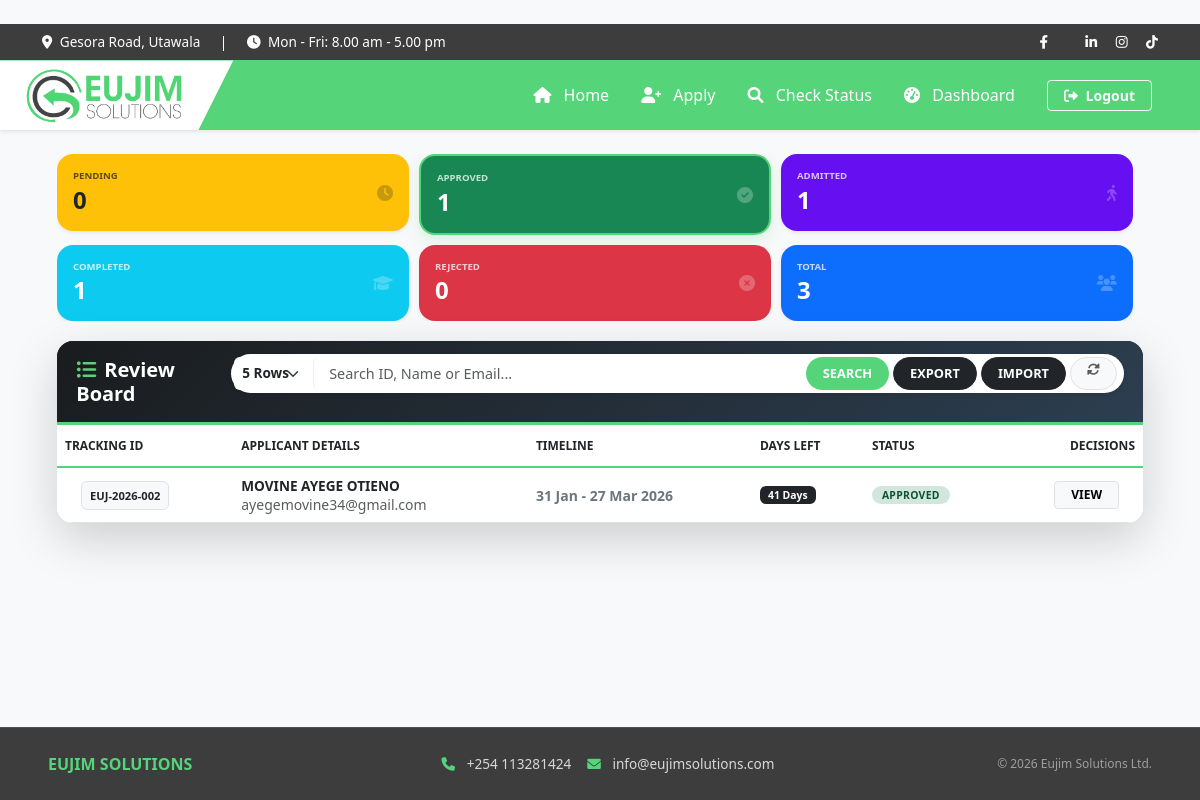
The page /dashboard/?status=Approved&rows=5 (signed in) on the database as committed earlier.
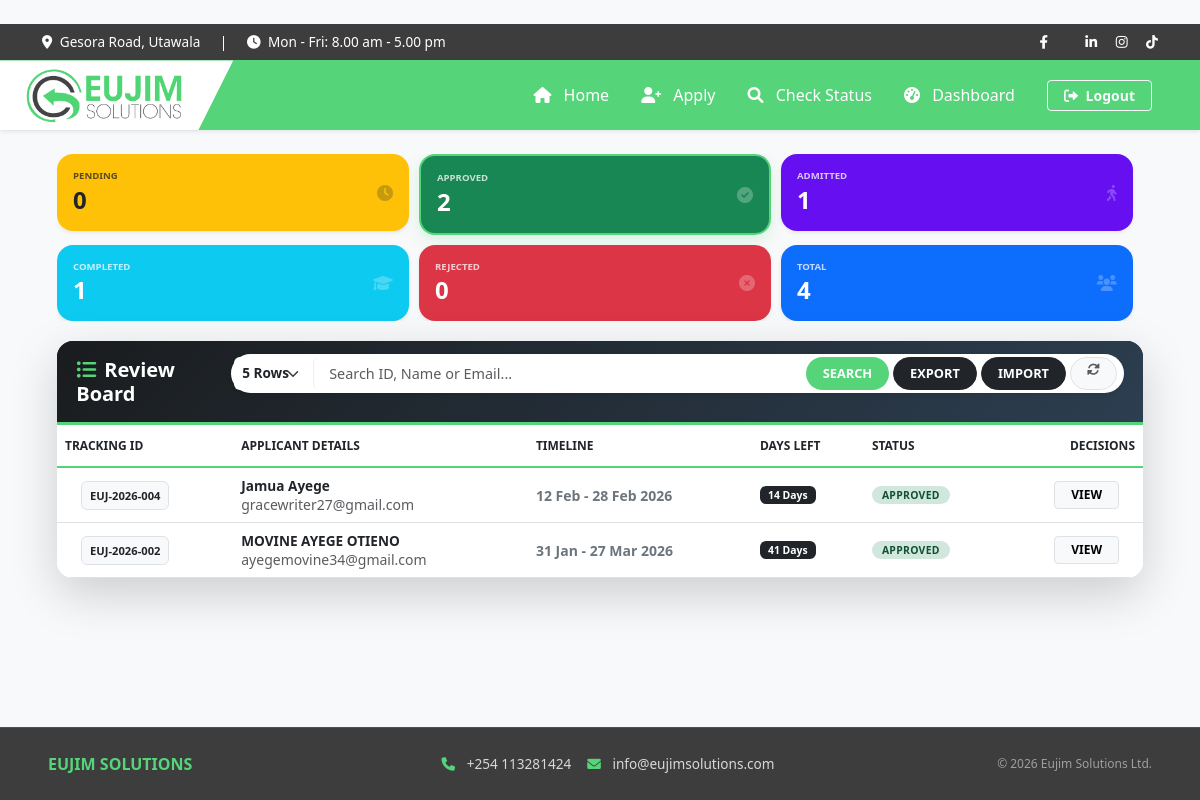
The same page on the database as committed later.
### accounts/models.py (models this page shows, shortened)
class Attachee(models.Model):
    STATUS_CHOICES = [
        ('Pending', 'Pending'),
        ('Approved', 'Approved'),
        ('In-Progress', 'In-Progress'),
        ('Rejected', 'Rejected'),
        ('Completed', 'Completed'),
    ]
    first_name = models.CharField(max_length=100)
    last_name = models.CharField(max_length=100)
    national_id_number = models.CharField(max_length=20, unique=True)
    email = models.EmailField()
    phone = models.CharField(max_length=15)
    gender = models.CharField(max_length=10)
    institution = models.CharField(max_length=200)
    date_of_birth = models.DateField(null=True, blank=True)
    start_date = models.DateField()
    end_date = models.DateField()
    id_document = models.FileField(upload_to='documents/ids/')
    intro_letter = models.FileField(upload_to='documents/letters/')
    curriculum_vitae = models.FileField(upload_to='documents/cvs/')
    signed_contract = models.FileField(upload_to='contracts/signed/', null=True, blank=True)
    data_policy_consent = models.BooleanField(default=False)
    terms_consent = models.BooleanField(default=False)
    marketing_consent = models.BooleanField(default=False)
    status = models.CharField(max_length=20, choices=STATUS_CHOICES, default='Pending')
    admin_notes = models.TextField(blank=True, null=True, help_text="Internal notes regarding the application.")
    completion_date = models.DateField(null=True, blank=True)
    tracking_id = models.CharField(max_length=20, unique=True, editable=False)
    created_at = models.DateTimeField(auto_now_add=True)
    def days_remaining(self):
        if self.end_date:
            today = timezone.now().date()
            remaining = (self.end_date - today).days
            return max(0, remaining)
        return 0

### accounts/views.py (the view, shortened to what this page needs)
# urls.py: path('dashboard/', views.dashboard, name='dashboard'),
@user_passes_test(is_admin, login_url='home')
def dashboard(request):
    if request.GET.get('export') == 'true':
        return export_attachees(request)
    search_query = request.GET.get('q', '')
    status_filter = request.GET.get('status', 'Pending')
    try:
        rows_per_page = int(request.GET.get('rows', 5))
    except ValueError:
        rows_per_page = 5
    attachees_list = Attachee.objects.all().order_by('-created_at')
    if status_filter and status_filter != '':
        attachees_list = attachees_list.filter(status=status_filter)
    paginator = Paginator(attachees_list, rows_per_page)
    page_number = request.GET.get('page')
    attachees = paginator.get_page(page_number)
    return render(request, 'accounts/dashboard.html', {
        'attachees': attachees,
        'total': Attachee.objects.count(),
        'pending': Attachee.objects.filter(status='Pending').count(),
        'approved': Attachee.objects.filter(status='Approved').count(),
        'in_progress': Attachee.objects.filter(status='In-Progress').count(),
        'rejected': Attachee.objects.filter(status='Rejected').count(),
        'completed': Attachee.objects.filter(status='Completed').count(),
        'query': search_query,
        'status_filter': status_filter,
        'rows': rows_per_page,
    })

### accounts/views.py (called while the page is built)
def is_admin(user):
    return user.is_authenticated and user.is_superuser

### accounts/templates/accounts/dashboard.html (shortened to what the changed rows need)
﻿{% extends "accounts/base.html" %}
{% block content %}
<div class="dashboard-full-width mt-3 animate__animated animate__fadeIn">
    <div class="stats-row">
        <div class="col-item">
            <a href="?status=Approved&rows={{ rows }}" class="text-decoration-none">
                <div class="card shadow-sm rounded-4 bg-success text-white p-3 glass-card {% if status_filter == 'Approved' %}filter-active{% endif %}">
                    <div class="d-flex justify-content-between align-items-center">
                        <div><h6 class="small fw-bold opacity-75 mb-1" style="font-size: 0.6rem;">APPROVED</h6><h4 class="fw-bold mb-0">{{ approved }}</h4></div>
                    </div>
                </div>
            </a>
        </div>
        <div class="col-item">
            <a href="?status=&rows={{ rows }}" class="text-decoration-none">
                <div class="card shadow-sm rounded-4 bg-primary text-white p-3 glass-card {% if not status_filter %}filter-active{% endif %}">
                    <div class="d-flex justify-content-between align-items-center">
                        <div><h6 class="small fw-bold opacity-75 mb-1" style="font-size: 0.6rem;">TOTAL</h6><h4 class="fw-bold mb-0">{{ total }}</h4></div>
                    </div>
                </div>
            </a>
        </div>
    </div>
    <div class="card shadow-lg border-0 rounded-4 overflow-hidden mb-4">
        <div class="card-body p-0 bg-white">
            <div class="table-responsive">
                <table class="table table-hover align-middle mb-0">
                    <thead class="table-header-bg">
                        <tr>
                            <th class="ps-4">Tracking ID</th>
                            <th>Applicant Details</th>
                            <th>Timeline</th>
                            <th>Days Left</th>
                            <th>Status</th>
                            <th class="text-end pe-4">Decisions</th>
                        </tr>
                    </thead>
                    <tbody>
                        {% for a in attachees %}
                        <tr>
                            <td class="ps-4"><span class="badge bg-light text-dark border px-2 py-2 fw-bold" style="font-size: 0.7rem;">{{ a.tracking_id }}</span></td>
                            <td><div class="fw-bold text-dark" style="font-size: 0.85rem;">{{ a.first_name }} {{ a.last_name }}</div><div class="small text-muted">{{ a.email }}</div></td>
                            <td class="small fw-bold text-secondary">{{ a.start_date|date:"d M" }} - {{ a.end_date|date:"d M Y" }}</td>
                            <td><span class="badge {% if a.days_remaining < 7 %}bg-danger{% else %}bg-dark{% endif %} px-2 py-1" style="font-size: 0.65rem;">{{ a.days_remaining }} Days</span></td>
                            <td>
                                <span class="badge rounded-pill status-badge text-uppercase" style="
                                    {% if a.status == 'Approved' %}background-color: #d1e7dd; color: #0f5132;
                                    {% elif a.status == 'In-Progress' %}background-color: #e0cffc; color: #6610f2;
                                    {% elif a.status == 'Rejected' %}background-color: #f8d7da; color: #842029;
                                    {% elif a.status == 'Completed' %}background-color: #cfe2ff; color: #084298;
                                    {% else %}background-color: #fff3cd; color: #856404;{% endif %}">
                                    {{ a.status }}
                                </span>
                            </td>
                            <td class="text-end pe-4">
                                <button class="btn btn-sm btn-light border fw-bold px-3 py-1" style="font-size: 0.75rem;" onclick="openDetail({
                                    id: '{{ a.id }}',
                                    trackingId: '{{ a.tracking_id }}',
                                    firstName: '{{ a.first_name }}',
                                    lastName: '{{ a.last_name }}',
                                    idNum: '{{ a.national_id_number }}',
                                    email: '{{ a.email }}',
                                    phone: '{{ a.phone }}',
                                    institution: '{{ a.institution }}',
                                    startDate: '{{ a.start_date|date:'d M Y' }}',
                                    endDate: '{{ a.end_date|date:'d M Y' }}',
                                    status: '{{ a.status }}',
                                    notes: '{{ a.admin_notes|escapejs }}',
                                    idUrl: '{% if a.id_document %}{{ a.id_document.url }}{% endif %}',
                                    introUrl: '{% if a.intro_letter %}{{ a.intro_letter.url }}{% endif %}',
                                    cvUrl: '{% if a.curriculum_vitae %}{{ a.curriculum_vitae.url }}{% endif %}',
                                    contractUrl: '{% if a.signed_contract %}{{ a.signed_contract.url }}{% endif %}'
                                })">VIEW</button>
                            </td>
                        </tr>
                        {% empty %}
                        <tr><td colspan="6" class="text-center py-5 text-muted">No applicants found in this category.</td></tr>
                        {% endfor %}
                    </tbody>
                </table>
            </div>
        </div>
    </div>
</div>
{% endblock %}

Rows that differ between the two databases and show on the page:
added Attachee: tracking_id "EUJ-2026-004", first_name "Jamua", last_name "Ayege", email "gracewriter27@gmail.com", start_date "12 Feb", end_date "28 Feb 2026", days_remaining "14", status "APPROVED"
Other text that changed with them:
{{ approved }}: "1" → "2"
{{ total }}: "3" → "4"
